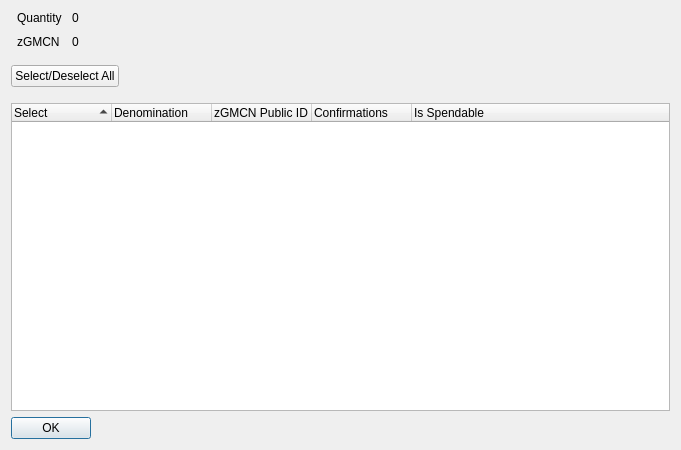
<?xml version="1.0" encoding="UTF-8"?>
<ui version="4.0">
 <class>ZPivControlDialog</class>
 <widget class="QDialog" name="ZPivControlDialog">
  <property name="geometry">
   <rect>
    <x>0</x>
    <y>0</y>
    <width>681</width>
    <height>450</height>
   </rect>
  </property>
  <property name="minimumSize">
   <size>
    <width>681</width>
    <height>450</height>
   </size>
  </property>
  <property name="windowTitle">
   <string>Select zGMCN to Spend</string>
  </property>
  <layout class="QVBoxLayout" name="verticalLayout" stretch="0,0,0,0">
   <item>
    <layout class="QHBoxLayout" name="horizontalLayout" stretch="0,0">
     <property name="spacing">
      <number>-1</number>
     </property>
     <property name="bottomMargin">
      <number>10</number>
     </property>
     <item>
      <layout class="QFormLayout" name="formLayout">
       <property name="horizontalSpacing">
        <number>10</number>
       </property>
       <property name="verticalSpacing">
        <number>10</number>
       </property>
       <property name="leftMargin">
        <number>6</number>
       </property>
       <property name="rightMargin">
        <number>6</number>
       </property>
       <item row="0" column="0">
        <widget class="QLabel" name="labelQuantity">
         <property name="text">
          <string>Quantity</string>
         </property>
        </widget>
       </item>
       <item row="0" column="1">
        <widget class="QLabel" name="labelQuantity_int">
         <property name="text">
          <string>0</string>
         </property>
        </widget>
       </item>
       <item row="1" column="0">
        <widget class="QLabel" name="labelZPiv">
         <property name="text">
          <string>zGMCN</string>
         </property>
        </widget>
       </item>
       <item row="1" column="1">
        <widget class="QLabel" name="labelZPiv_int">
         <property name="text">
          <string>0</string>
         </property>
        </widget>
       </item>
      </layout>
     </item>
     <item>
      <spacer name="horizontalSpacer_2">
       <property name="orientation">
        <enum>Qt::Horizontal</enum>
       </property>
       <property name="sizeHint" stdset="0">
        <size>
         <width>40</width>
         <height>20</height>
        </size>
       </property>
      </spacer>
     </item>
    </layout>
   </item>
   <item>
    <layout class="QHBoxLayout" name="horizontalLayout3" stretch="0,0">
     <property name="spacing">
      <number>14</number>
     </property>
     <property name="bottomMargin">
      <number>10</number>
     </property>
     <item>
      <widget class="QPushButton" name="pushButtonAll">
       <property name="text">
        <string>Select/Deselect All</string>
       </property>
      </widget>
     </item>
     <item>
      <spacer name="horizontalSpacer">
       <property name="orientation">
        <enum>Qt::Horizontal</enum>
       </property>
       <property name="sizeHint" stdset="0">
        <size>
         <width>40</width>
         <height>20</height>
        </size>
       </property>
      </spacer>
     </item>
    </layout>
   </item>
   <item>
    <widget class="QTreeWidget" name="treeWidget">
     <property name="sizePolicy">
      <sizepolicy hsizetype="Expanding" vsizetype="Expanding">
       <horstretch>0</horstretch>
       <verstretch>0</verstretch>
      </sizepolicy>
     </property>
     <property name="minimumSize">
      <size>
       <width>0</width>
       <height>250</height>
      </size>
     </property>
     <property name="alternatingRowColors">
      <bool>true</bool>
     </property>
     <property name="sortingEnabled">
      <bool>true</bool>
     </property>
     <property name="columnCount">
      <number>5</number>
     </property>
     <attribute name="headerDefaultSectionSize">
      <number>100</number>
     </attribute>
     <column>
      <property name="text">
       <string notr="true">Select</string>
      </property>
     </column>
     <column>
      <property name="text">
       <string notr="true">Denomination</string>
      </property>
     </column>
     <column>
      <property name="text">
       <string notr="true">zGMCN Public ID</string>
      </property>
     </column>
     <column>
      <property name="text">
       <string notr="true">Confirmations</string>
      </property>
     </column>
     <column>
      <property name="text">
       <string>Is Spendable</string>
      </property>
     </column>
    </widget>
   </item>
   <item>
    <widget class="QDialogButtonBox" name="buttonBox">
     <property name="sizePolicy">
      <sizepolicy hsizetype="Maximum" vsizetype="Fixed">
       <horstretch>0</horstretch>
       <verstretch>0</verstretch>
      </sizepolicy>
     </property>
     <property name="orientation">
      <enum>Qt::Horizontal</enum>
     </property>
     <property name="standardButtons">
      <set>QDialogButtonBox::Ok</set>
     </property>
    </widget>
   </item>
  </layout>
 </widget>
 <resources/>
 <connections>
  <connection>
   <sender>buttonBox</sender>
   <signal>accepted()</signal>
   <receiver>ZPivControlDialog</receiver>
   <slot>accept()</slot>
   <hints>
    <hint type="sourcelabel">
     <x>248</x>
     <y>254</y>
    </hint>
    <hint type="destinationlabel">
     <x>157</x>
     <y>274</y>
    </hint>
   </hints>
  </connection>
  <connection>
   <sender>buttonBox</sender>
   <signal>rejected()</signal>
   <receiver>ZPivControlDialog</receiver>
   <slot>reject()</slot>
   <hints>
    <hint type="sourcelabel">
     <x>316</x>
     <y>260</y>
    </hint>
    <hint type="destinationlabel">
     <x>286</x>
     <y>274</y>
    </hint>
   </hints>
  </connection>
 </connections>
</ui>
